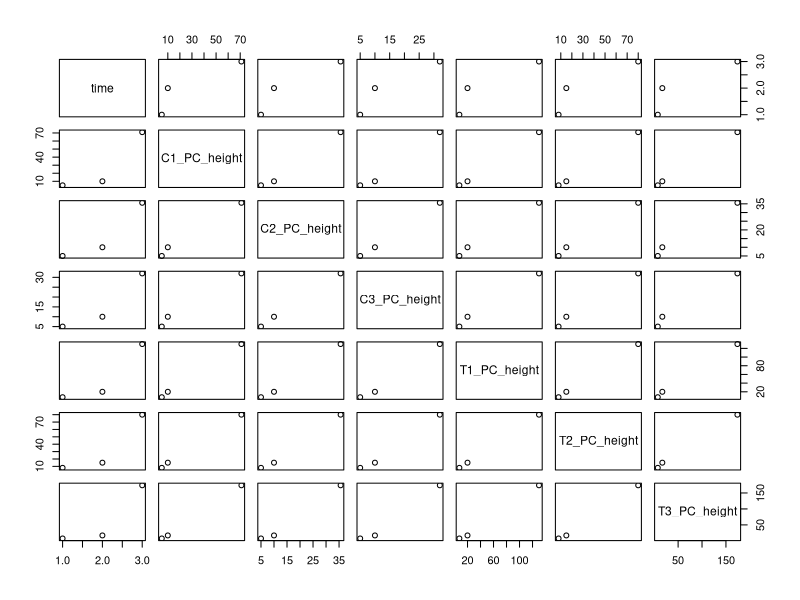

Generate this figure with R: (Note: this script raises an error after producing the figure.)
### Ecology Work on Polyculture ###

### Biomass comparison between Test n Control Batches

# Data structure
# Test : 3 replications, with 5 pseudo-replications
# pseudo-replications are compiled into an avg that yields into one replication
# Replications are input for the boxplots
library(readxl)
data<-read_excel("data_masse_and_area.xlsx")
data

# Control PC Leaf mass (C1l, C2l, C3l, C4l, C5l) [g]
C1_PC_leaf_mass<-as.numeric(unlist(c(data[c(3,4,5,6,7), 3])[1]))
# C1_PC_leaf_mass
C1_PC_root_mass<-as.numeric(unlist(c(data[c(3,4,5,6,7), 2])[1]))
# C1_PC_root_mass
C2_PC_leaf_mass<-as.numeric(unlist(c(data[c(3,4,5,6,7), 7])[1]))
C2_PC_root_mass<-as.numeric(unlist(c(data[c(3,4,5,6,7), 6])[1]))
C3_PC_leaf_mass<-as.numeric(unlist(c(data[c(3,4,5,6,7), 11])[1]))
C3_PC_root_mass<-as.numeric(unlist(c(data[c(3,4,5,6,7), 10])[1]))

# Control PC Leaf + Root mass (C1lr, C2lr, C3lr, C4lr, C5lr) [g]

C1_PC_leaf_root_mass<- C1_PC_leaf_mass + C1_PC_root_mass
C2_PC_leaf_root_mass<- C2_PC_leaf_mass + C2_PC_root_mass
C3_PC_leaf_root_mass<- C3_PC_leaf_mass + C3_PC_root_mass
# Test PC Leaf mass (T1l, T2l, T3l, T4l, T5l)[g]

T1_PC_leaf_mass<-as.numeric(unlist(c(data[c(3,4,5,6,7), 15])[1]))
T1_PC_root_mass<-as.numeric(unlist(c(data[c(3,4,5,6,7), 14])[1]))
T2_PC_leaf_mass<-as.numeric(unlist(c(data[c(3,4,5,6,7), 19])[1]))
T2_PC_root_mass<-as.numeric(unlist(c(data[c(3,4,5,6,7), 18])[1]))
T3_PC_leaf_mass<-as.numeric(unlist(c(data[c(3,4,5,6,7), 23])[1]))
T3_PC_root_mass<-as.numeric(unlist(c(data[c(3,4,5,6,7), 22])[1]))
# Test PC Leaf + Root mass (T1lr, T2lr, T3lr, T4lr, T5lr)[g]

T1_PC_leaf_roots_mass<-T1_PC_leaf_mass + T1_PC_root_mass
T2_PC_leaf_roots_mass<-T2_PC_leaf_mass + T2_PC_root_mass
T3_PC_leaf_roots_mass<-T3_PC_leaf_mass + T3_PC_root_mass



# Height
time<-c(1,2,3)
C1_PC_height<-c(5, 10, 71)
C2_PC_height<-c(5, 10, 35.6)
C3_PC_height<-c(5, 10, 32)
T1_PC_height<-c(7.5, 20, 130)
T2_PC_height<-c(8, 15, 80)
T3_PC_height<-c(7.5, 17, 174)
height_data<-data.frame(time, C1_PC_height, C2_PC_height, C3_PC_height, T1_PC_height, T2_PC_height, T3_PC_height)
height_data
plot(height_data)

days<-c("14","14","14","14","14","14","35","35","35","35","35","35","49","49","49","49","49","49")
height1<-c(5,5,5,7.5,8,7.5,10,10,10,20,15,17,71,35.6,32,130,80,174)
type1<-c("D1C","D1C","D1C","D1T","D1T","D1T","D2C","D2C","D2C","D2T","D2T","D2T","D3C","D3C","D3C","D3T","D3T", "D3T")
df1<-data.frame(days,height1,type1)
df1
# meteo data used as overlay to height graph
datameteo<-read_excel("FunEco-OUTSIDE.xlsx")
datameteo
datameteobis<-FunEco_OUTSIDE_bis
datameteobis
meteotemperature<-datameteo[-c(1,2),4]
meteotemperature
meteoprecipitations<-datameteo[,5]
meteoRH<-datameteo[,3]
meteolight<-datameteo[,2]
meteotime<-datameteo[,1]
meteotime
meteotime<-datameteo[-c(1,2),1]
meteotime
# meteotime needs to be tranformed to days before use
# measurements begin on 31.03.2022 at 11:00
# raw data is given in wierd unit from an arbitrary point
# extracting and reference to zero [dayz]
meteotime[2062,1]
prcmeteotime<-as.numeric(unlist(c(meteotime))) -as.numeric(unlist(c(meteotime[1,1])))
type(prcmeteotime)
# converting to days
# 2060 records, one record every 30 min = 0.5 hours = 1/48 day

# last record : prcmeteotime[2060]
# measurements begin on 31.03.2022 at 11:00 to 13.05.2022 at 9:30
# days at final measurement: 
# 13h + 30 days + 12 days + 9h30 = 42 days + 22h30
# = 42 days + 22.5/24 days = 42.9375 --> kinda looks like prcmeteotime[2060]
(42 + (22.5/24) - prcmeteotime[2060])*24
# = 1h shift between both methods... conclusion: prcmeteotime is in days
# and works well when correct origin is set
# in the end we're plotting with the height data,
# meteo began records 6 days late, so adjusting origin again
prcmeteotime<-prcmeteotime + 6
prcmeteotime[2060]
# processed dataframe of meteo data: time, luminosity, RH, Temp, Precipitations
dfmeteo<-data.frame(prcmeteotime, meteolight, meteoRH, meteotemperature, meteoprecipitations)
dfmeteo
dftemp<-data.frame(prcmeteotime, meteotemperature)
dftemp
dftempB<-data.frame(meteotime, meteotemperature)
dftempB
library(ggplot2)
#ggplot(height_data, aes(x=time, y=C1_PC_height))+
  #geom_point()
ggplot(df1, aes(x=days, y=height1, color=type1))+
  geom_boxplot()+
  
  scale_x_discrete(name="Time [days]")+
  scale_y_continuous(name="Height [mm]")+
  theme(legend.position = c(0.2,0.6),
      legend.title = element_text(colour="black", size=10,face="bold"))+
  scale_color_manual('Measurements', values=c('orangered2','orange2','seagreen','mediumpurple','orchid2','deepskyblue3'))
  
  
  # nxm c'est vraiment dur à combiner les deux graphes

extest<-c(1,2,3,4)
eytest<-c(1,2,3,4)
dftest<-data.frame(extest,eytest)
dftest
ggplot(dftemp, aes(x = "prcmeteotime", y = "Port.2...4", colour = "red"))+
  geom_line()+
  scale_x_discrete(name="Time [days]")+ 
  scale_y_discrete(name="Temp [mm]")
  
df1
# trois subplots avec les data meteo


